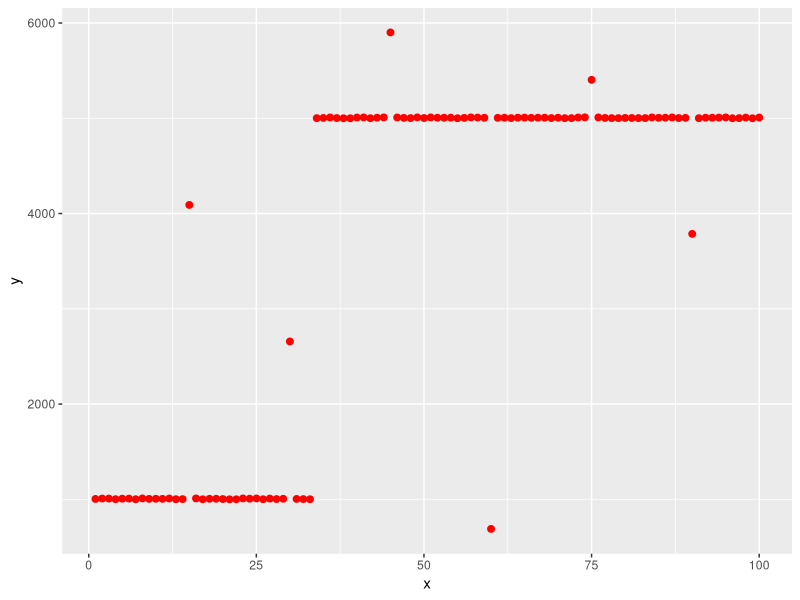
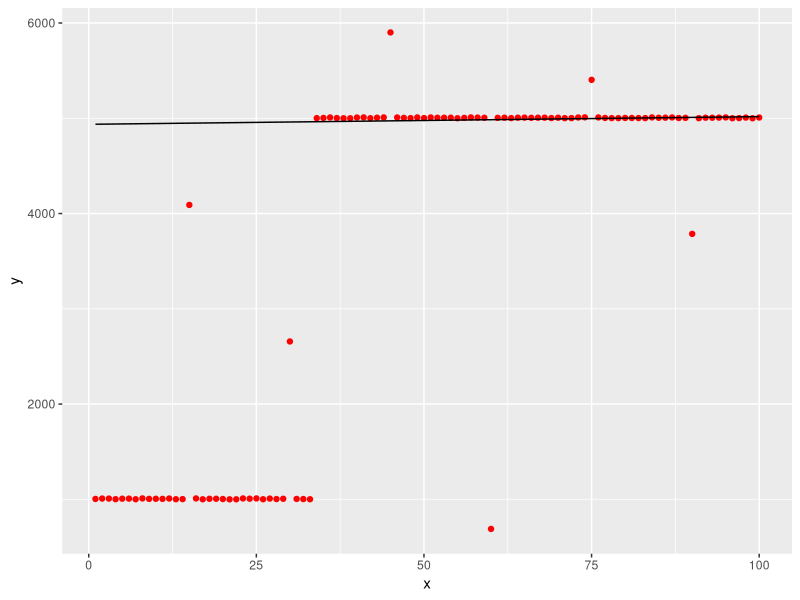
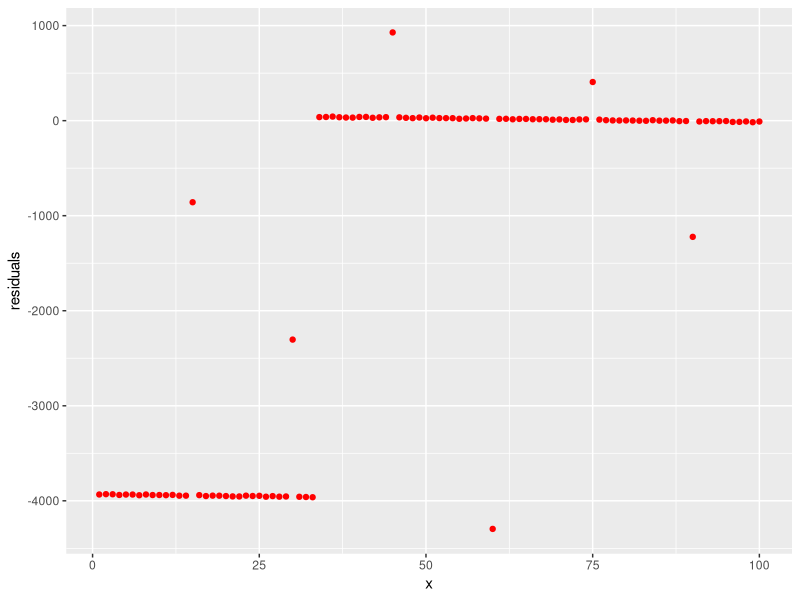
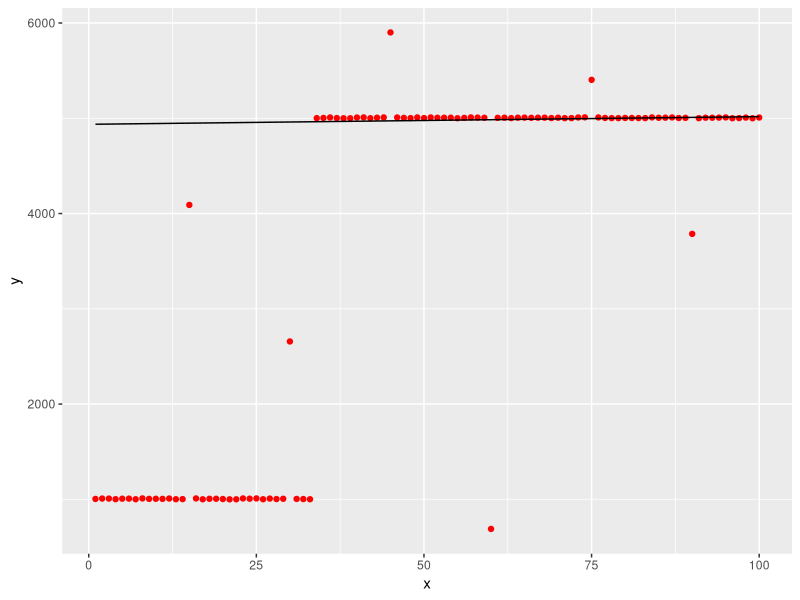
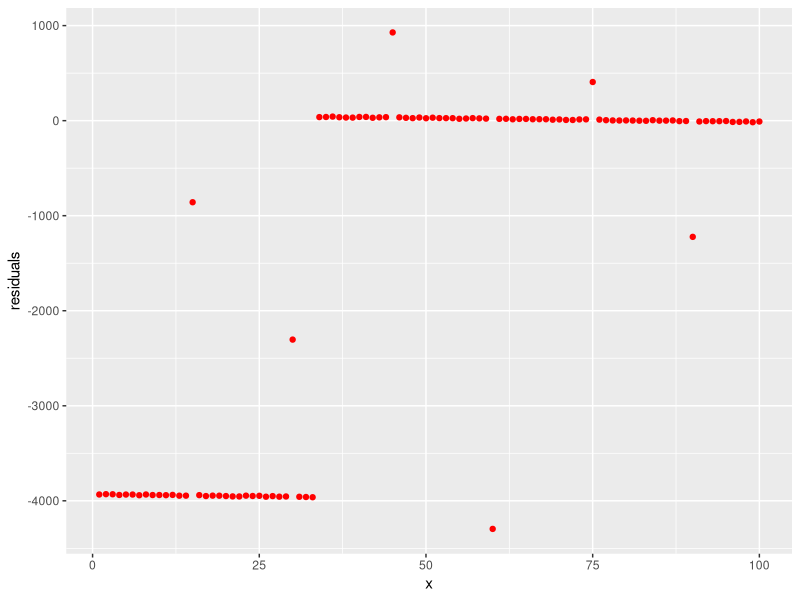

These figures' R source, in order:
# Robust trend estimation using the Theil-Sen estimator #

# Take all pairs of points -- compute the slope of the line that omly passes through them
# Now take the median of all slopes ; this is the slope of the estimated line, m

# The intercept is the median of y_i - m * x_i

# Original data

require(tidyverse)
require(readr)
require(ggplot2)
require(dplyr)

N <- 100
x <- c(1:N)
N1 <- round(N / 3)
N2 <- N - N1

x1 <- c(1:N1)
x2 <- c((N1+1):N)

y1 <- rep(1000, N1)
y2 <- rep(5000, N2) # step change

x <- c(x1, x2)
y <- c(y1, y2)

orig_data_t <- tibble(
  x = x,
  y = y
)

# corrupt the data with noise and some outliers

corrupt <- which(abs(x) %% 15  == 0)

# to avoid cases of infnite slope where x's are precisely same, a small x jitter helps!

x <- x + runif(length(x), 0, 0.01)

# scenario 1 : noise is uniform
y_noisy <- y + runif(length(y), 0, 10) # all points are jittered slightly as in real data

# scenario 2 : noise is Gaussian
#y_noisy <- y + rnorm(length(y), 0, 30) # all points are jittered 

# the outliers are now chosen
y_noisy[corrupt] <- runif(length(corrupt), 50, 8000) # large deviation here

corrupt_data_t <- tibble(
  x = x,
  y = y_noisy
)

# plot 

corrupt_data_t %>%
  ggplot(aes(x = x, y = y)) + geom_point(colour = "red", size = 2)

# Theil-Sen estimator for median 

nrow1 <- nrow(corrupt_data_t)

num_samples <- nrow1 * (nrow1 - 1) / 2
slopes <- numeric(length = num_samples)

ctr <- 1
for (pt1 in 1:(nrow1 - 1)) {
  for (pt2 in (pt1+1):nrow1) {
    x1 <- corrupt_data_t[pt1,1]
    y1 <- corrupt_data_t[pt1,2]
    x2 <- corrupt_data_t[pt2,1]
    y2 <- corrupt_data_t[pt2,2]
    
    slopes[ctr] <- (y2  - y1) / (x2 - x1)
    ctr <- ctr + 1
  }
}

# find the median

median_slope <- median(unlist(slopes))

intercepts <- numeric(length = nrow1)

for (pt1 in 1:nrow1) {
  intercepts[pt1] <- corrupt_data_t[pt1,2] - median_slope * corrupt_data_t[pt1,1]
}

median_intercept <- median(unlist(intercepts))

# finally we can plot our robust estimator line

corrupt_data_t[,"fitline"] <- median_intercept + median_slope * corrupt_data_t[,1]

# subtract the fit from the data to find residuals 

corrupt_data_t[,"residuals"] <- corrupt_data_t[,2] - corrupt_data_t[,3] # residuals

# rename the last two columns

# plot 

corrupt_data_t %>%
  ggplot() + geom_point(aes(x = x, y = y), colour = "red") + geom_line(aes(x = x, y = fitline), colour = "black")

# plot the residuals
corrupt_data_t %>%
  ggplot() + geom_point(aes(x = x, y = residuals), colour = "red")

dirName <- "/Users/girishnathan/work/code/R/robust_trend_estimation/results/"

fileName <- paste(dirName, "trend_fit_step_data.pdf", sep="")

pdf(fileName)
corrupt_data_t %>%
  ggplot() + geom_point(aes(x = x, y = y), colour = "red") + geom_line(aes(x = x, y = fitline), colour = "black")
dev.off()

fileName2 <- paste(dirName, "trend_fit_step_data_plot_residuals.pdf", sep="")

pdf(fileName2)
corrupt_data_t %>%
  ggplot() + geom_point(aes(x = x, y = residuals), colour = "red")
dev.off()


